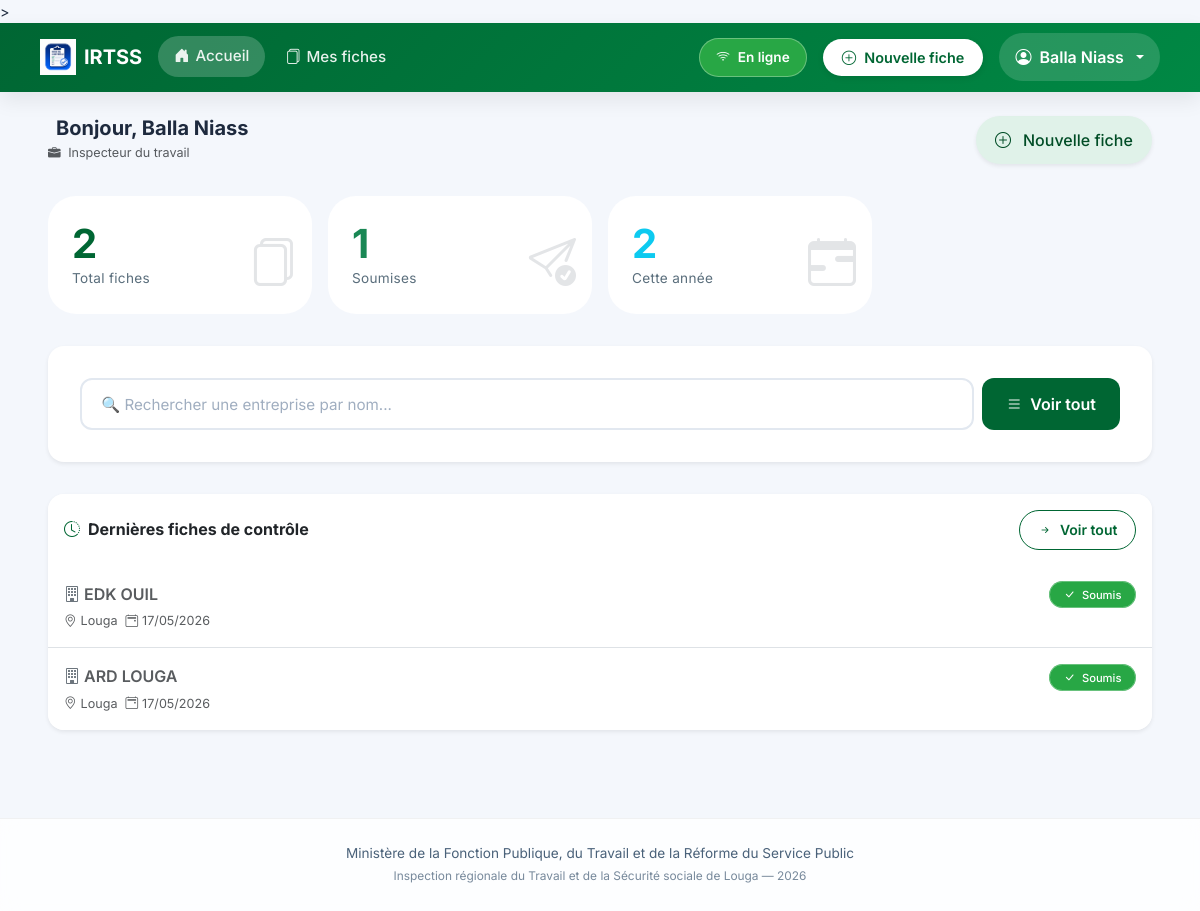
Screenshot of / (signed in) with the database file from the repository.
### inspection/models.py (models this page shows, shortened)
class FicheControle(models.Model):
    STATUT_CHOICES = [
        ('brouillon', 'Brouillon'),
        ('soumis', 'Soumis'),
    ]
    inspecteur = models.ForeignKey(User, on_delete=models.CASCADE, related_name='fiches')
    entreprise = models.CharField(max_length=255, verbose_name="Entreprise ou Établissement")
    date_controle = models.DateField(verbose_name="Date du contrôle")
    lieu = models.CharField(max_length=100, default="Louga", verbose_name="Lieu")
    statut = models.CharField(max_length=20, choices=STATUT_CHOICES, default='soumis')
    local_id = models.CharField(max_length=100, blank=True, null=True)
    adresse = models.TextField(blank=True)
    telephone = models.CharField(max_length=50, blank=True)
    email_entreprise = models.EmailField(blank=True)
    date_ouverture = models.DateField(null=True, blank=True)
    forme_juridique = models.CharField(max_length=100, blank=True)
    activite_principale = models.CharField(max_length=200, blank=True)
    chef_nom = models.CharField(max_length=200, blank=True, verbose_name="Chef d'établissement - Prénom et Nom")
    chef_cellulaire = models.CharField(max_length=50, blank=True)
    chef_email = models.EmailField(blank=True)
    representant_nom = models.CharField(max_length=200, blank=True, verbose_name="Représentant travailleurs - Prénom et Nom")
    representant_qualite = models.CharField(max_length=100, blank=True)
    representant_cellulaire = models.CharField(max_length=50, blank=True)
    representant_email = models.EmailField(blank=True)
    doe = models.CharField(max_length=3, blank=True, verbose_name="Déclaration d'Ouverture d'Établissement (DOE)")
    registre_paie = models.CharField(max_length=3, blank=True)
    cadres_hommes = models.PositiveIntegerField(null=True, blank=True, default=0)
    cadres_femmes = models.PositiveIntegerField(null=True, blank=True, default=0)
    ouvriers_hommes = models.PositiveIntegerField(null=True, blank=True, default=0)
    ouvriers_femmes = models.PositiveIntegerField(null=True, blank=True, default=0)
    cdi = models.PositiveIntegerField(null=True, blank=True, default=0, verbose_name="CDI")
    cdd = models.PositiveIntegerField(null=True, blank=True, default=0, verbose_name="CDD")
    cs = models.PositiveIntegerField(null=True, blank=True, default=0, verbose_name="CS")
    c_app = models.PositiveIntegerField(null=True, blank=True, default=0, verbose_name="C APP")
    autres_contrats = models.PositiveIntegerField(null=True, blank=True, default=0, verbose_name="Autres")
    remuneration_au_temps_1 = models.BooleanField(default=False)
    remuneration_au_temps_2 = models.BooleanField(default=False)
    remuneration_a_la_piece_1 = models.BooleanField(default=False)
    remuneration_a_la_piece_2 = models.BooleanField(default=False)
    remuneration_les_deux_1 = models.BooleanField(default=False)
    remuneration_les_deux_2 = models.BooleanField(default=False)
    salaires_conformes_1 = models.CharField(max_length=3, blank=True)
    salaires_conformes_2 = models.CharField(max_length=3, blank=True)
    bulletins_paie_1 = models.CharField(max_length=3, blank=True)
    bulletins_paie_2 = models.CharField(max_length=3, blank=True)
    heures_sup_1 = models.CharField(max_length=3, blank=True)
    heures_sup_2 = models.CharField(max_length=3, blank=True)
    prime_anciennete_1 = models.CharField(max_length=3, blank=True)
    prime_anciennete_2 = models.CharField(max_length=3, blank=True)
    jours_feries_1 = models.CharField(max_length=3, blank=True)
    jours_feries_2 = models.CharField(max_length=3, blank=True)
    indemnites_transport_1 = models.CharField(max_length=3, blank=True)
    indemnites_transport_2 = models.CharField(max_length=3, blank=True)
    horaires_affiches_1 = models.CharField(max_length=3, blank=True)
    horaires_affiches_2 = models.CharField(max_length=3, blank=True)
    amenagement_8h_5j_1 = models.CharField(max_length=3, blank=True)
    amenagement_8h_5j_2 = models.CharField(max_length=3, blank=True)
    amenagement_6h40_6j_1 = models.CharField(max_length=3, blank=True)
    amenagement_6h40_6j_2 = models.CharField(max_length=3, blank=True)
    pause_quotidienne_1 = models.CharField(max_length=3, blank=True)
    pause_quotidienne_2 = models.CharField(max_length=3, blank=True)
    repos_hebdomadaire_1 = models.CharField(max_length=3, blank=True)
    repos_hebdomadaire_2 = models.CharField(max_length=3, blank=True)
    declaration_css_1 = models.CharField(max_length=3, blank=True)
    declaration_css_2 = models.CharField(max_length=3, blank=True)
    adhesion_css_1 = models.CharField(max_length=3, blank=True)
    adhesion_css_2 = models.CharField(max_length=3, blank=True)
    adhesion_ipres_1 = models.CharField(max_length=3, blank=True)
    adhesion_ipres_2 = models.CharField(max_length=3, blank=True)
    adhesion_ipm_1 = models.CharField(max_length=3, blank=True)
    adhesion_ipm_2 = models.CharField(max_length=3, blank=True)
    cotisations_css_1 = models.CharField(max_length=3, blank=True)
    cotisations_css_2 = models.CharField(max_length=3, blank=True)
    cotisations_ipres_1 = models.CharField(max_length=3, blank=True)
    cotisations_ipres_2 = models.CharField(max_length=3, blank=True)
    cotisations_ipm_1 = models.CharField(max_length=3, blank=True)
    cotisations_ipm_2 = models.CharField(max_length=3, blank=True)
    delegues_personnel_1 = models.CharField(max_length=3, blank=True)
    delegues_personnel_2 = models.CharField(max_length=3, blank=True)
    reglement_interieur_1 = models.CharField(max_length=3, blank=True)
    reglement_interieur_2 = models.CharField(max_length=3, blank=True)
    comite_hst_1 = models.CharField(max_length=3, blank=True)
    comite_hst_2 = models.CharField(max_length=3, blank=True)
    visite_medicale_1 = models.CharField(max_length=3, blank=True)
    visite_medicale_2 = models.CharField(max_length=3, blank=True)
    extincteurs_1 = models.CharField(max_length=3, blank=True)
    extincteurs_2 = models.CharField(max_length=3, blank=True)
    epi_disponible_1 = models.CharField(max_length=3, blank=True)
    epi_disponible_2 = models.CharField(max_length=3, blank=True)
    epi_effectif_1 = models.CharField(max_length=3, blank=True)
    epi_effectif_2 = models.CharField(max_length=3, blank=True)
    toilettes_1 = models.CharField(max_length=3, blank=True)
    toilettes_2 = models.CharField(max_length=3, blank=True)
    conges_1 = models.CharField(max_length=3, blank=True)
    conges_2 = models.CharField(max_length=3, blank=True)
    dasmo_bs_1 = models.CharField(max_length=3, blank=True)
    dasmo_bs_2 = models.CharField(max_length=3, blank=True)
    observations_divers = models.TextField(blank=True)
    observations_generales = models.TextField(blank=True)
    suite_observations_orales = models.BooleanField(default=False)
    suite_observations_ecrites = models.BooleanField(default=False)
    suite_mise_en_demeure = models.BooleanField(default=False)
    suite_pv_infraction = models.BooleanField(default=False)
    suite_refere = models.BooleanField(default=False)
    delai_reception = models.BooleanField(default=False)
    delai_un_mois = models.BooleanField(default=False)
    delai_autres = models.BooleanField(default=False)
    delai_autres_precision = models.CharField(max_length=200, blank=True)
    signature_equipe = models.CharField(max_length=200, blank=True)
    signature_gerant = models.CharField(max_length=200, blank=True)
    created_at = models.DateTimeField(auto_now_add=True)
    updated_at = models.DateTimeField(auto_now=True)
    class Meta:
        ordering = ['-created_at']
        verbose_name = "Fiche de contrôle"
        verbose_name_plural = "Fiches de contrôle"

### inspection/views.py (the view)
# urls.py: path('', views.tableau_de_bord, name='tableau_de_bord'),
@login_required
def tableau_de_bord(request):
    user = request.user
    fiches = FicheControle.objects.all() if user.is_staff else FicheControle.objects.filter(inspecteur=user)
    total       = fiches.count()
    brouillons  = fiches.filter(statut='brouillon').count()
    soumises    = fiches.filter(statut='soumis').count()
    cette_annee = fiches.filter(created_at__year=timezone.now().year).count()
    recentes    = fiches[:5]
    return render(request, 'inspection/tableau_de_bord.html', {
        'total': total, 'brouillons': brouillons,
        'soumises': soumises, 'cette_annee': cette_annee, 'recentes': recentes,
    })

### templates/inspection/tableau_de_bord.html (shortened to what this page needs)
{% extends 'inspection/base.html' %}
{% load static %}
{% block content %}
<div class="container-fluid px-3 px-lg-4">
  <div class="d-flex flex-wrap align-items-center justify-content-between mb-4 gap-2">
    <div>
      <h5 class="fw-bold mb-0 d-flex align-items-center gap-2">
        Bonjour, {{ user.first_name }} {{ user.last_name }}
      </h5>
      <small class="text-muted">
        <i class="bi bi-briefcase-fill me-1"></i>
        {% if user.is_staff %}Administrateur IRTSS{% else %}Inspecteur du travail{% endif %}
      </small>
    </div>
    <a href="{% url 'nouvelle_fiche' %}" class="btn btn-senegal-soft shadow-sm">
      <i class="bi bi-plus-circle me-1"></i> Nouvelle fiche
    </a>
  </div>
  <div class="row g-3 mb-4">
    <div class="col-6 col-md-3">
      <div class="stat-card p-3">
        <div class="stat-value text-senegal">{{ total|default:"0" }}</div>
        <div class="stat-label">Total fiches</div>
        <i class="bi bi-files stat-icon"></i>
      </div>
    </div>
    <div class="col-6 col-md-3">
      <div class="stat-card p-3">
        <div class="stat-value text-success">{{ soumises|default:"0" }}</div>
        <div class="stat-label">Soumises</div>
        <i class="bi bi-send-check stat-icon"></i>
      </div>
    </div>
    <div class="col-6 col-md-3">
      <div class="stat-card p-3">
        <div class="stat-value text-info">{{ cette_annee|default:"0" }}</div>
        <div class="stat-label">Cette année</div>
        <i class="bi bi-calendar-range stat-icon"></i>
      </div>
    </div>
  </div>
  <div class="card border-0 shadow-sm rounded-4 overflow-hidden mb-4">
    <div class="card-body p-4">
      <div class="d-flex gap-2">
        <input type="text" id="search-entreprise" class="form-control form-control-lg"
               placeholder="🔍 Rechercher une entreprise par nom..."
               style="border-radius: 12px; padding: 0.75rem 1.2rem;">
        <a href="{% url 'liste_fiches' %}" class="btn btn-senegal btn-lg" style="border-radius: 12px; padding: 0.75rem 1.5rem;">
          <i class="bi bi-list"></i> Voir tout
        </a>
      </div>
    </div>
  </div>
  <div class="card border-0 shadow-sm rounded-4 overflow-hidden">
    <div class="card-header bg-white py-3 d-flex flex-wrap justify-content-between align-items-center border-0">
      <h6 class="mb-0 fw-bold">
        <i class="bi bi-clock-history me-2 text-senegal"></i>Dernières fiches de contrôle
      </h6>
      <a href="{% url 'liste_fiches' %}" class="btn btn-outline-senegal btn-sm">
        <i class="bi bi-arrow-right-short"></i> Voir tout
      </a>
    </div>
    <div class="card-body p-0">
      {% if recentes %}
      <div class="list-group list-group-flush">
        {% for fiche in recentes %}
        <a href="{% url 'detail_fiche' fiche.pk %}" class="list-group-item list-group-item-action fiche-item px-3 py-3">
          <div class="d-flex flex-wrap justify-content-between align-items-start gap-2">
            <div class="flex-grow-1">
              <div class="fw-semibold fs-6">
                <i class="bi bi-building me-1 text-secondary"></i>{{ fiche.entreprise }}
              </div>
              <div class="small text-muted mt-1 d-flex flex-wrap gap-2">
                <span><i class="bi bi-geo-alt me-1"></i>{{ fiche.lieu|default:"Lieu non renseigné" }}</span>
                <span><i class="bi bi-calendar2-event me-1"></i>{{ fiche.date_controle|date:"d/m/Y" }}</span>
              </div>
            </div>
            <div>
              <span class="badge-statut bg-success text-white">
                <i class="bi bi-check-lg me-1"></i>
                Soumis
              </span>
            </div>
          </div>
        </a>
        {% endfor %}
      </div>
      {% endif %}
    </div>
  </div>
</div>
{% endblock %}

### templates/inspection/base.html (shortened to what this page needs)
{% load static %}
<!DOCTYPE html>
<html lang="fr">
<head>
  <link rel="stylesheet" href="{% static 'css/bootstrap.min.css' %}">
  <link rel="stylesheet" href="{% static 'icons/bootstrap-icons.css' %}">
  <link rel="stylesheet" href="{% static 'css/style.css' %}">
  <link rel="stylesheet" href="{% static 'css/fiche-mobile.css' %}">>
</head>
<body>
{% if user.is_authenticated %}
<nav class="navbar navbar-expand-lg navbar-modern sticky-top">
  <div class="container-fluid px-3 px-lg-4">
    <a
      class="navbar-brand d-flex align-items-center gap-2"
      href="{% url 'tableau_de_bord' %}"
    >
      <img
        src="{% static 'icons/logo.png' %}"
        alt="IRTSS"
        height="36"
      >
      <span class="fw-bold text-white">
        IRTSS
      </span>
    </a>
    <div class="collapse navbar-collapse" id="mainNavbar">
      <ul class="navbar-nav me-auto mb-2 mb-lg-0 align-items-center gap-1">
        <li class="nav-item">
          <a
            class="nav-link-custom {% if request.resolver_match.url_name == 'tableau_de_bord' %}active{% endif %}"
            href="{% url 'tableau_de_bord' %}"
          >
            <i class="bi bi-house-door-fill"></i>
            <span>Accueil</span>
          </a>
        </li>
        <li class="nav-item">
          <a
            class="nav-link-custom"
            href="{% url 'liste_fiches' %}"
          >
            <i class="bi bi-files"></i>
            <span>Mes fiches</span>
          </a>
        </li>
      </ul>
      <div class="d-flex align-items-center gap-3 ms-auto">
        <div id="statut-connexion" class="badge-statut">
        </div>
        <a
          href="{% url 'nouvelle_fiche' %}"
          class="btn-nouvelle-fiche"
        >
          <i class="bi bi-plus-circle"></i>
          <span>Nouvelle fiche</span>
        </a>
        <div class="dropdown dropdown-user">
          <button
            class="btn dropdown-toggle d-flex align-items-center gap-2"
            data-bs-toggle="dropdown"
          >
            <i class="bi bi-person-circle"></i>
            <span class="d-none d-md-inline">
              {% if user.first_name %}
                {{ user.first_name }} {{ user.last_name }}
              {% else %}
                {{ user.username }}
              {% endif %}
            </span>
          </button>
        </div>
      </div>
    </div>
  </div>
</nav>
{% endif %}
<main class="py-4">
  <div class="container-fluid px-3 px-lg-4">
    {% block content %}{% endblock %}
  </div>
</main>
<footer class="footer text-center py-4 mt-5">
  <div class="container">
    Ministère de la Fonction Publique, du Travail et de la Réforme du Service Public
    <br>
    <span class="small opacity-75">
      Inspection régionale du Travail et de la Sécurité sociale de Louga —
      <span id="current-year"></span>
    </span>
  </div>
</footer>
<div
  id="toast-container"
  class="toast-container position-fixed bottom-0 end-0 p-3"
></div>
</body>
</html>

### rows the page displays
FicheControle: entreprise "EDK OUIL", lieu "Louga", date_controle "17/05/2026"
FicheControle: entreprise "ARD LOUGA", lieu "Louga", date_controle "17/05/2026"

### other values shown
{{ user.first_name }} "Balla"
{{ user.last_name }} "Niass"
{{ total|default:"0" }} "2"
{{ soumises|default:"0" }} "1"
{{ cette_annee|default:"0" }} "2"
